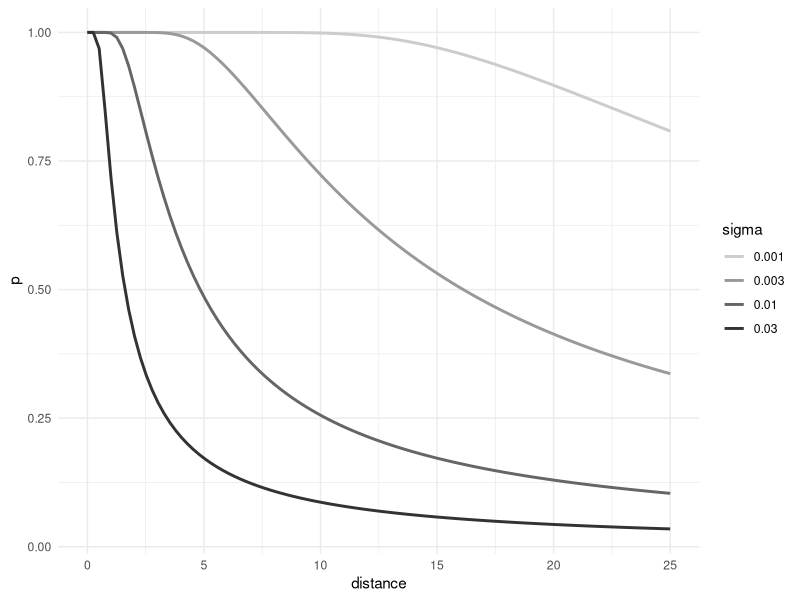

The R source for this figure:
# libraries --------------------------------------------------------------------
library(ggplot2)
library(tidyverse)

# helper function for plotting putting success in relation to sigma angle ------
# distances
precision <- 100
distances <- seq(from = 0, to = 25, length.out = precision)

# sigmas
sigmas <- c(0.001, 0.003, 0.01, 0.03)

# angle thresholds
r <- 2.135 / 100
R <- 5.398 / 100
threshold_angle <- atan((R - r) / distances)

# first one is NaN, lets fix it
threshold_angle[1] <- pi

# data frame
df <- data.frame(distance = numeric(), sigma = numeric(), p = numeric())

# probabilities
for (s in sigmas) {
  # calculate probs
  p <- 2 * pnorm(threshold_angle / s, 0, 1) - 1

  # append
  df <- df %>% add_row(distance = distances, sigma = s, p = p)
}

# change sigma to factor
df$sigma <- as.factor(df$sigma)

# plot
ggplot(data = df, aes(x = distance, y = p, group = sigma, color = sigma)) +
  geom_line(linewidth = 1) +
  scale_discrete_manual("color", values = c("grey80", "grey60", "grey40", "grey20")) +
  theme_minimal()
